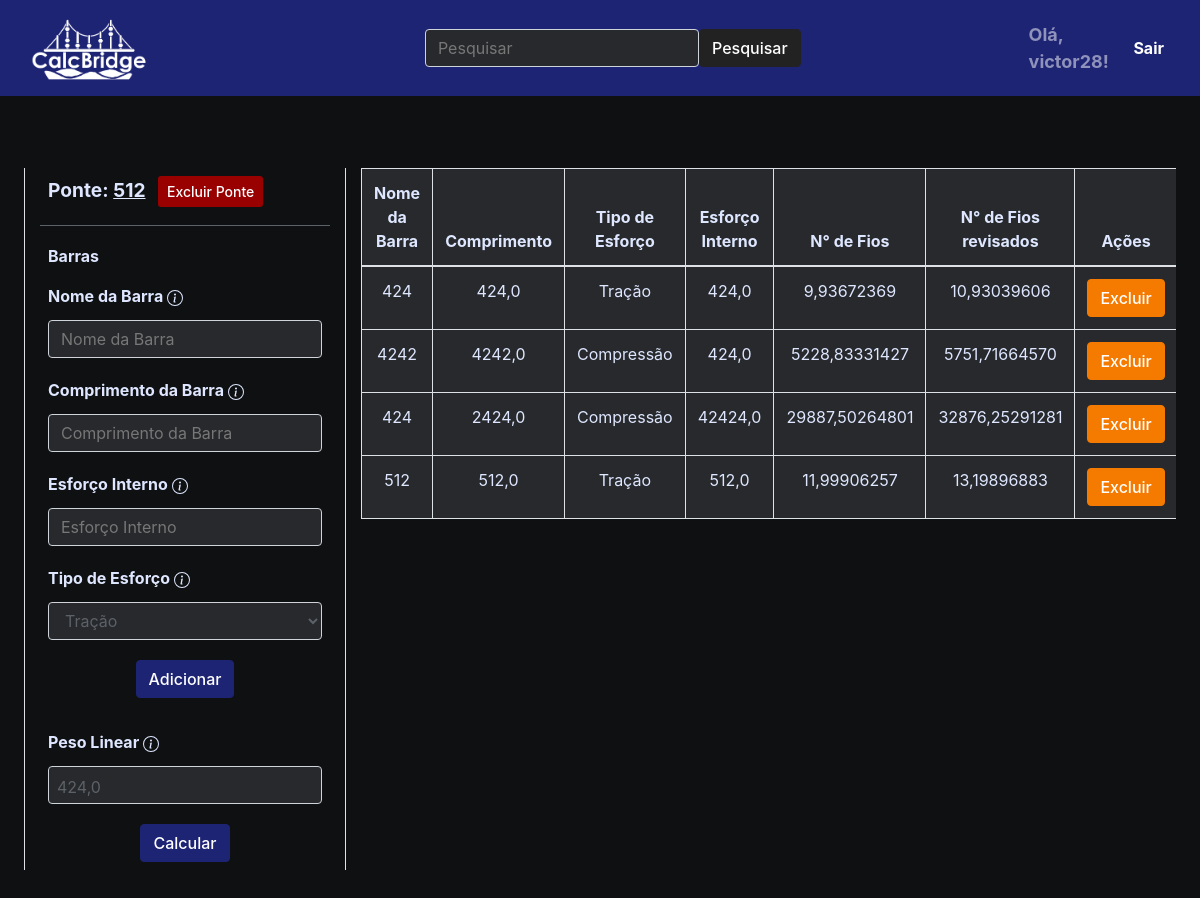
Screenshot of /ponte/victor/20/ (signed in) with the database file from the repository.
### ponte/models.py (models this page shows, shortened)
class Ponte(models.Model):
    autor = models.ForeignKey(User, on_delete=models.CASCADE)
    nome_ponte = models.CharField(max_length=50)
    peso_linear = models.FloatField(null=True, blank=True)
    peso_metade = models.FloatField(null=True, blank=True)
    slug = models.SlugField(unique=True, blank=True, null=True)
    created_at = models.DateTimeField(auto_now_add=True)
    updated_at = models.DateTimeField(auto_now=True)
    cover = models.ImageField(upload_to='ponte/covers/%Y/%m/%d/', default='', blank=True)

class Barra(models.Model):
    ponte = models.ForeignKey(Ponte, on_delete=models.CASCADE, related_name='barras')
    nome = models.CharField(max_length=50)
    cm = models.FloatField(null=True)
    esforco_interno = models.FloatField(null=True)
    tipo = models.CharField(max_length=1, choices=tipos)
    n_fios = models.FloatField(null=True, blank=True)
    n_fios_revisados = models.FloatField(null=True, blank=True)
    created_at = models.DateTimeField(auto_now_add=True)
    updated_at = models.DateTimeField(auto_now=True)
    class Meta:
        verbose_name_plural = 'Barras'
    def calcular_numero_fios(self):
        if self.tipo == 'C':
            return math.sqrt((self.esforco_interno * (self.cm * 10) ** 2) / (27906 * 1 ** 4))
        elif self.tipo == 'T':
            return self.esforco_interno / 42.67
        else:
            return 0
    def calcular_numero_fios_revisados(self):
        numero_fios = self.calcular_numero_fios()
        numero_fios_revisados = numero_fios + (numero_fios * 0.1)
        return numero_fios_revisados

### ponte/views.py (the view)
# urls.py: path('ponte/<str:username>/<int:ponte_id>/', ponte_detail, name='ponte_detail'),
def ponte_detail(request, username, ponte_id):
    ponte = get_object_or_404(Ponte, id=ponte_id, autor__username=username)
    barras = Barra.objects.filter(ponte=ponte)
    resultado_total = calcular_resultado_total(request, username, ponte_id)
    return render(request, 'ponte/pages/resultados.html', {'ponte': ponte, 'barras': barras, 'resultado_total': resultado_total})

### ponte/views.py (called while the page is built)
def calcular_resultado_total(request, username, ponte_id):
    ponte = get_object_or_404(Ponte, id=ponte_id, autor__username=username)
    barras = Barra.objects.filter(ponte=ponte)
    resultado_total = 0
    for barra in barras:
        numero_fios = barra.calcular_numero_fios()
        numero_fios_revisados = barra.calcular_numero_fios_revisados()
        barra.n_fios = numero_fios
        barra.n_fios_revisados = numero_fios_revisados
        barra.save()
        resultado_barra = barra.cm * numero_fios_revisados
        resultado_total += resultado_barra
    ponte.peso_metade = resultado_total
    ponte.save()

### ponte/templates/ponte/pages/resultados.html (shortened to what this page needs)
{% extends 'global/base.html' %}
{% load static %}
{% block content %}
<br><br>
<div class="container-fluid d-flex flex-column">
  <div class="row p-4 d-flex justify-content-center">
    <div class="col-sm-auto text-left border-right border-left mb-3">
      {% include "ponte/partials/newbarra.html" %}
      {% include "ponte/partials/table.html" %}
    </div>
  </div>
{% endblock content %}

### ponte/templates/ponte/partials/navbar1.html (shortened to what this page needs)
{% load static %}
<nav class="navbar navbar-dark bg-primary navbar-expand-lg p-0 w-100">
    <div class="container-fluid">
        <a class="navbar-brand"
            href="{% url 'index' %} ">
            <img src="{% static 'ponte/icons/logomarcacalc.png' %}"
                alt="Logo"
                width="150"
                height="80"
                class="d-inline-block align-text-top"
                style="filter: brightness(1.0)" />
        </a>
        <div class="collapse navbar-collapse"
            id="navbarNavDropdown">
            <ul class="navbar-nav">
                <li class="nav-item">
                </li>
            </ul>
        </div>
        <div class="container-fluid d-flex justify-content-center padding">
            <form class="d-flex" action="{% url 'index' %}" method="GET">
                <input class="form-control me-2" type="search" name="q" placeholder="Pesquisar" aria-label="Pesquisar">
                <button class="btn btn-dark" type="submit">Pesquisar</button>
            </form>
        </div>
        {% if user.is_authenticated %}
        <span class="navbar-text">
            <strong>Olá, {{ user.username }}!</strong>
        </span>
        <form action="{% url 'logout' %}" method="post" class="d-inline">
            <button type="submit" class="btn btn-primary ml-2 mr-2 font-weight-bold" role="button">Sair</button>
        </form>
    {% else %}
        <a href="{% url 'login' %}" class="btn btn-primary ml-2 mr-2 font-weight-bold" role="button">Login</a>
        <a href="{% url 'register' %}" class="btn btn-primary ml-2 mr-2 font-weight-bold" role="button">Registrar</a>
    {% endif %}
    </div>
</nav>

### ponte/templates/ponte/partials/newbarra.html (shortened to what this page needs)
<div class="font-weight-bold p-2" style="font-size: 1.2em;">Ponte:  <u>{{ ponte.nome_ponte }}</u>
    <form action="{% url 'excluir_ponte' ponte.autor.username ponte.id %}" method="post" style="display:inline;">
        <button type="submit" class="btn btn-sm ml-2" style="background-color: #990000; color: #ffffff;">Excluir Ponte</button>
    </form>
</div>
<div style="border-bottom: 1px solid #5d6269; margin-top: 10px; margin-bottom: 10px;"></div>
<div class="align-self-start font-weight-bold p-2">Barras</div>
<form id="addTodoForm"
    method="post"
    action="{% url 'adicionar_barra' username=ponte.autor.username ponte_id=ponte.id %}">
    <div class="align-self-center font-weight-bold p-2">
        <label for="nome-barra">Nome da Barra</label>
        <a tabindex="0"
            role="button"
            data-bs-toggle="popover"
            data-bs-trigger="focus"
            data-bs-content="Insira o nome da barra">
        </a>
        <input style="background-color: #27292c; color: #5d6269;"
            type="text"
            class="form-control mt-1 mb-1"
            id="nome-barra"
            name="nome-barra"
            placeholder="Nome da Barra" />
    </div>
    <div class="align-self-center font-weight-bold p-2">
        <label for="comprimento-barra">Comprimento da Barra</label>
        <a tabindex="0"
            role="button"
            data-bs-toggle="popover"
            data-bs-trigger="focus"
            data-bs-content="Insira o comprimento da Barra em CM">
        </a>
        <input style="background-color: #27292c; color: #5d6269;"
            type="text"
            class="form-control mt-1 mb-1"
            id="comprimento-barra"
            name="comprimento-barra"
            placeholder="Comprimento da Barra" />
    </div>
    <div class="align-self-center font-weight-bold p-2">
        <label for="esforco-interno">Esforço Interno</label>
        <a tabindex="0"
            role="button"
            data-bs-toggle="popover"
            data-bs-trigger="focus"
            data-bs-content="Informe o esforço interno">
        </a>
        <input style="background-color: #27292c; color: #5d6269;"
            type="text"
            class="form-control mt-1 mb-1"
            id="esforco-interno"
            name="esforco-interno"
            placeholder="Esforço Interno" />
    </div>
    <div class="align-self-center font-weight-bold p-2">
        <label for="tipo-esforco">Tipo de Esforço</label>
        <a tabindex="0"
            role="button"
            data-bs-toggle="popover"
            data-bs-trigger="focus"
            data-bs-content="Selecione o tipo de esforço.">
        </a>
        <select class="form-control mt-1 mb-1"
            id="tipo-esforco"
            name="tipo-esforco"
            style="background-color: #27292c; color: #5d6269;">
            <option value="T">Tração</option>
        </select>
    </div>
    <div class="align-self-center mb-3 p-2 d-flex justify-content-center">
        <button type="submit"
            class="btn btn-primary ">Adicionar</button>
    </div>
</form>
<form id="updateTodoForm"
    method="post"
    action="#">
    <div class="align-self-center font-weight-bold p-2">
        <label for="peso-linear">Peso Linear</label>
        <a tabindex="0"
            role="button"
            data-bs-toggle="popover"
            data-bs-trigger="focus"
            data-bs-content="O peso linear da ponte é especificado durante a sua criação">
        </a>
        <div style="background-color: #27292c; color: #5d6269;"
            class="form-control mt-1 mb-1 p-2"
            id="peso-linear">
            {{ ponte.peso_linear }}
        </div>
    </div>
    <div class="align-self-end p-2 d-flex justify-content-center">
        <form id="calcular-form"
            action="{% url 'calcular_resultado_total' ponte.autor.username ponte.id %}"
            method="post">
            <button type="button"
                class="btn btn-primary"
                data-bs-toggle="modal"
                data-bs-target="#exampleModal">
                Calcular
            </button>
        </form>
    </div>
</form>
</div>

### ponte/templates/ponte/partials/table.html (shortened to what this page needs)
<div class="col-sm mx-auto text-center table-responsive">
    <table class="table table-bordered" style="background-color: #27292c; color: #dee7ff;">
        <thead>
            <tr>
                <th scope="col">Nome da Barra</th>
                <th scope="col">Comprimento</th>
                <th scope="col">Tipo de Esforço</th>
                <th scope="col">Esforço Interno</th>
                <th scope="col">N° de Fios</th>
                <th scope="col">N° de Fios revisados</th>
                <th scope="col">Ações</th>
            </tr>
        </thead>
        <tbody>
            {% for barra in barras %}
            <tr>
                <td class="text-center">{{ barra.nome }}</td>
                <td class="text-center">{{ barra.cm }}</td>
                <td class="text-center">
                    {% if barra.tipo == "T" %}
                        Tração
                    {% elif barra.tipo == "C" %}
                        Compressão
                    {% else %}
                        {{ barra.tipo }}
                    {% endif %}
                </td>
                <td class="text-center">{{ barra.esforco_interno }}</td>
                <td class="text-center">{{ barra.calcular_numero_fios|floatformat:"8" }}</td>
                <td class="text-center">{{ barra.calcular_numero_fios_revisados|floatformat:"8" }}</td>
                <td class="text-center">
                    <form method="post" action="{% url 'excluir_barra' username=ponte.autor.username ponte_id=ponte.id barra_id=barra.id %}">
                        <button class="btn btn-danger" type="submit">Excluir</button>
                    </form>
                </td>
            </tr>
            {% endfor %}
        </tbody>
    </table>
</div>

### rows the page displays
Ponte: nome_ponte "512", peso_linear "424,0"
Barra: nome "424", cm "424,0", shows "Tração", esforco_interno "424,0", calcular_numero_fios "9,93672369", calcular_numero_fios_revisados "10,93039606"
Barra: nome "4242", cm "4242,0", shows "Compressão", esforco_interno "424,0", calcular_numero_fios "5228,83331427", calcular_numero_fios_revisados "5751,71664570"
Barra: nome "424", cm "2424,0", shows "Compressão", esforco_interno "42424,0", calcular_numero_fios "29887,50264801", calcular_numero_fios_revisados "32876,25291281"
Barra: nome "512", cm "512,0", shows "Tração", esforco_interno "512,0", calcular_numero_fios "11,99906257", calcular_numero_fios_revisados "13,19896883"

### other values shown
{{ user.username }} "victor28"
